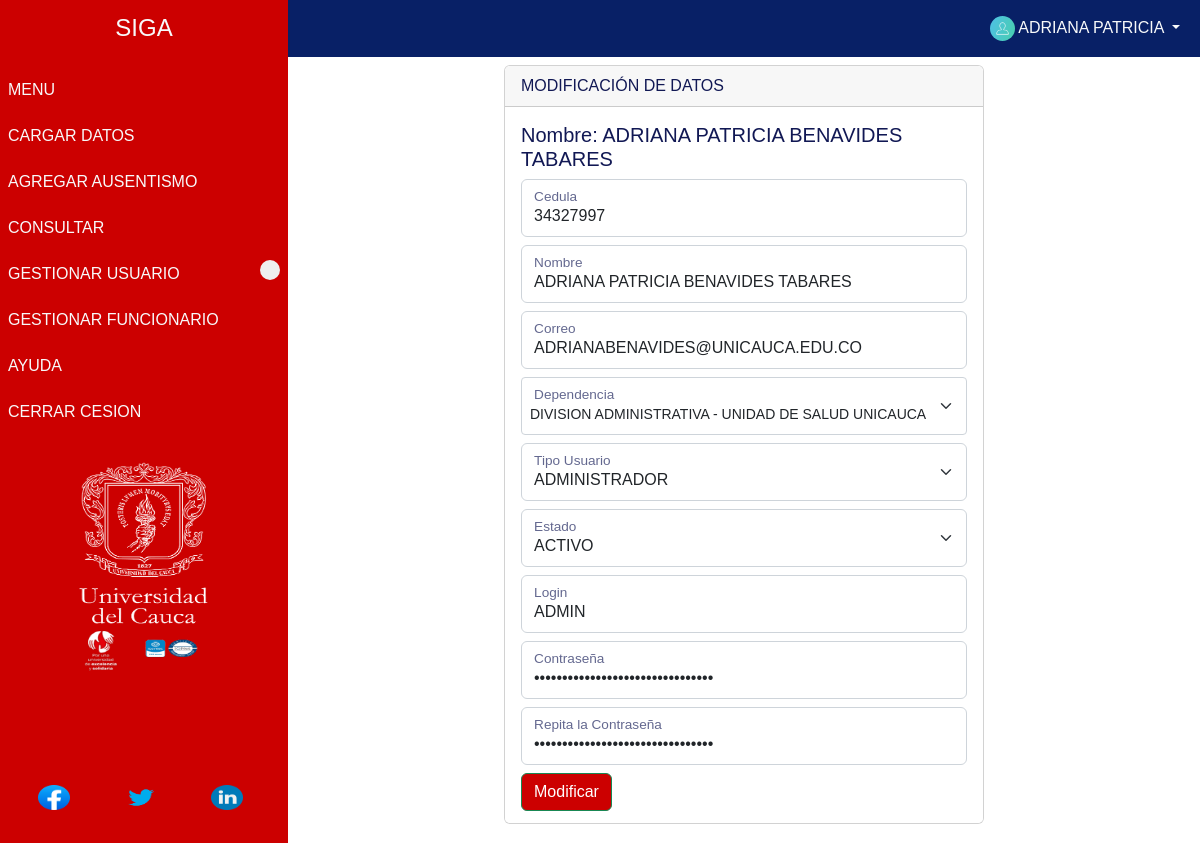
Screenshot of /pages/admin_form_edition.php?ID=34327997 (signed in) with the database file from the repository.
### tables this page shows
CREATE TABLE `usuarios` (
  `Cedula_U` int(20) NOT NULL,
  `Nombre_U` varchar(50) NOT NULL,
  `Correo` varchar(40) NOT NULL,
  `Dependencia` int(11) NOT NULL,
  `TipoUsuario` varchar(20) NOT NULL,
  `Login` varchar(30) NOT NULL,
  `Contrasena` varchar(50) NOT NULL,
  `Estado` varchar(20) NOT NULL
);

### pages/admin_form_edition.php (the view, shortened to what this page needs)
<?php
    include "../template/cabecera.php";
    $id_usuario     = $_GET['ID'];
    $sqli   = "SELECT * FROM usuarios
                INNER JOIN dependencias ON usuarios.Dependencia=dependencias.ID
                WHERE Cedula_U = '$id_usuario'";
    $result = $conectar->query($sqli);
    $num_rows = $result->num_rows;
    if($num_rows >0 ){
        $data=[];
        while($row = mysqli_fetch_assoc($result)){
            $data[] = $row;
        }
        $mostrar = $data[0];
    }else{
        die("<script>location.href='admin_edition_client.php';</script>");
    }
?>
<div class="container py-2">
    <div class="card mx-auto" style="width: 30rem; overflow-y: auto; height:90vh;">
        <div class="card-header">
            MODIFICACIÓN DE DATOS
        </div>
        <div class="card-body">
            <h5 class="card-title">Nombre: <?php echo $mostrar['Nombre_U'] ?></h5>
            <form id="form_edit" action="" method="POST">
                <div class="form-floating mb-2">
                    <input type="text" name="Cedula_U" class="form-control" pattern="[0-9]{3,10}" title="La identifiación solo debe contener carácteres numéricos." value="<?php echo $mostrar['Cedula_U'];?>" placeholder="Digite su cedula"  required>
                    <label class="col-form-label" for="Cedula_U"> Cedula </label>
                </div>
                <div class="form-floating mb-2">
                    <input type="text" name="Nombre_U" class="form-control" pattern="[a-zA-Z0-9\s]+" min="4" max="45"  value="<?php echo $mostrar['Nombre_U'];?>" placeholder="Digite su nombre"  required>
                    <label class="col-form-label" for="Nombre_U"> Nombre </label>
                </div>
                <div class="form-floating mb-2">
                <input type="email" name="Correo" class="form-control" pattern="[a-zA-Z0-9._%+-]+@[a-zA-Z0-9.-]+\.[a-zA-Z]{2,}" value="<?php echo $mostrar['Correo'];?>" placeholder="Digite su correo"  required>
                    <label class="col-form-label" for="Correo"> Correo </label>
                </div>
                <div class="form-floating mb-2">
                    <select class="form-select form-select-sm" name="Dependencia">
                        <?php
                            $sql = "SELECT * FROM dependencias ORDER BY Departamento";
                            $result = $conectar->query($sql);
                            if($result->num_rows > 0){
                                while($row = $result->fetch_assoc()){
                                    if($row['ID'] == $mostrar['ID']){
                                        echo '<option value="'.$row['ID'].'" selected>'.$row['Facultad'].' - '.$row['Departamento'].'</option>';
                                    }
                                }
                            }
                        ?>
                    </select>
                    <label class="col-form-label" for="Dependencia"> Dependencia </label>
                </div>
                <div class="form-floating mb-2">
                    <select class="form-select" name="TipoUsuario" required>
                            <option value="ADMIN" <?php if($mostrar['TipoUsuario'] == 'ADMIN'){echo 'selected';}?> >ADMINISTRADOR</option>
                    </select>
                    <label for="TipoUsuario" class="col-form-label">Tipo Usuario</label>
                </div>
                <div class="form-floating mb-2">
                    <select class="form-select" name="Estado" required>
                            <option value="ACTIVO" <?php if($mostrar['Estado'] == 'ACTIVO'){echo 'selected';}?> >ACTIVO</option>
                    </select>
                    <label for="Estado" class="col-form-label">Estado</label>
                </div>
                <div class="form-floating mb-2">
                    <input type="text" name="Login" class="form-control" pattern="[a-zA-Z0-9]+" min="4" max="40" value="<?php echo $mostrar['Login'];?>" placeholder="Digite su login"  required>
                    <label class="col-form-label" for="Login"> Login </label>
                </div>
                <div class="form-floating mb-2">
                    <input type="password" id="contrasena_usuario_edt" name="Contrasena" class="form-control" pattern="[A-Za-z0-9]{5,40}"  min="5" max="30" value="<?php echo $mostrar['Contrasena'];?>" placeholder="Digite su contraseña" title="Debe tener de 5 a 30 caracteres."  required>
                    <label class="col-form-label" for="Contrasena"> Contraseña </label>
                </div>
                <div class="form-floating mb-2">
                    <input type="password" id="contrasena_usuario" name="Contrasena2" class="form-control" pattern="[A-Za-z0-9]{5,40}"  min="5" max="30" value="<?php echo $mostrar['Contrasena'];?>" placeholder="Digite su contraseña" title="Debe tener de 5 a 30 caracteres."  required>
                    <label class="col-form-label" for="Contrasena2"> Repita la Contraseña </label>
                </div>
                <button type="submit" class="btn btn-success">Modificar</button>
            </form>
        </div>
    </div>
</div>
</div>
</div>
<?php
    include("../template/pie.php");
?>

### template/cabecera.php (shortened to what this page needs)
<?php
$nombre_admin   = $_SESSION['NOM_USUARIO'];
$tipo_usuario   = $_SESSION['TIPO_USUARIO'];
?>
<!DOCTYPE html>
<html lang="en">
<head>
    <link rel="stylesheet" href="../assets/bootstrap-5.2.2-dist/css/bootstrap.min.css" />
    <link rel="stylesheet" href="../assets/css/estilo.css" type="text/css" >
    <link href="../js/sweetalert2-11.6.15/package/dist/sweetalert2.min.css" rel="stylesheet">
    <link href="https://unpkg.com/ionicons@4.5.10-0/dist/css/ionicons.min.css" rel="stylesheet">
</head>
<body>
    <div class="d-flex">
    <div id="sidebar-container" class="bg-primary">
        <div class="logo" >
            <h4 class="text-center text-light font-weight-bold"> SIGA </h4>
        </div>
        <div class="menu">
            <?php if($tipo_usuario == 'ADMIN'){ ?>
                <ul>
                    <li class="list" id="admin_menu">
                        <a href="../pages/admin_menu.php" class="p-2 text-light d-block text-decoration-none">
                            <span class="text">MENU</span>
                        </a>
                    </li>
                    <li class="list" id="admin_cargar">
                        <a href="../pages/admin_cargar.php" class="p-2 text-light d-block text-decoration-none">
                            <span class="text">CARGAR DATOS</span>
                        </a>
                    </li>
                    <li class="list" id="admin_agregar">
                        <a href="../pages/admin_agregar.php" class="p-2 text-light d-block text-decoration-none">
                            <span class="text">AGREGAR AUSENTISMO</span>
                        </a>
                    </li>
                    <li class="list" id="admin_consultar">
                        <a href="../pages/admin_consultar.php" class="p-2 text-light d-block text-decoration-none">
                            <span class="text">CONSULTAR</span>
                        </a>
                    </li>
                    <li class="list" id="admin_edition_client">
                        <a href="../pages/admin_edition_client.php" class="p-2 text-light d-block text-decoration-none">
                            <span class="text">GESTIONAR USUARIO</span>
                        </a>
                    </li>
                    <li class="list" id="admin_edit_func">
                        <a href="../pages/admin_edit_func.php" class="p-2 text-light d-block text-decoration-none">
                            <span class="text">GESTIONAR FUNCIONARIO</span>
                        </a>
                    </li>
                    <li class="list" id="ayuda_pdf">
                        <a href="#" class="p-2 text-light d-block text-decoration-none" value="<?=$tipo_usuario;?>">
                            <span class="text">AYUDA</span>
                        </a>
                    </li>
                    <li class="list" id="cerrar_sesion">
                        <a href="#" class="p-2 text-light d-block text-decoration-none">
                            <span class="text">CERRAR CESION</span>
                        </a>
                    </li>
                    <div class="indicator"></div>
                </ul>
            <?php
                }else if($tipo_usuario == 'CONSULTA'){ ?>
                <ul>
                    <li class="list" id="admin_menu">
                        <a href="../pages/admin_menu.php" class="p-2 text-light d-block text-decoration-none">
                            <i class="icon ion-md-apps mr-2 lead"></i>
                            <span class="text">MENU</span>
                        </a>
                    </li>
                    <li class="list" id="admin_consultar">
                        <a href="../pages/admin_consultar.php" class="p-2 text-light d-block text-decoration-none">
                            <i class="icon ion-md-search mr-2 lead"> </i>
                            <span class="text">CONSULTAR</span>
                        </a>
                    </li>
                    <li class="list" id="ayuda_pdf">
                        <a href="#" class="p-2 text-light d-block text-decoration-none" value="<?=$tipo_usuario;?>">
                            <i class="icon ion-md-help mr-2 lead"></i>
                            <span class="text">AYUDA</span>
                        </a>
                    </li>
                    <li class="list" id="cerrar_sesion">
                        <a href="#" class="p-2 text-light d-block text-decoration-none">
                            <i class="icon ion-md-log-out mr-2 lead"></i>
                            <span class="text">CERRAR CESION</span>
                        </a>
                    </li>
                    <div class="indicator"></div>
                </ul>
            <?php
            } ?>
        </div>
        <div class="container logoU">
            <img src="../assets/images/icon4.png" class=" img-fluid me-2" alt="Sample image">
        </div>
        <div class="container social_icons mt-0 mr-0">
            <a href="https://www.facebook.com/universidadelcauca/" class="text-white me-4">
                <img src="../assets/images/face2.png" class="img-fluid"  alt="Sample image">
            </a>
            <a href="https://twitter.com/unicauca/" class="text-white me-4">
                <img src="../assets/images/twitter.png" class="img-fluid"  alt="Sample image">
            </a>
            <a href="https://www.linkedin.com/school/universidad-del-cauca/" class="text-white">
                <img src="../assets/images/linkedin.png" class="img-fluid"  alt="Sample image">
            </a>
        </div>
    </div>
    <div class="w-100">
        <nav class="navbar navbar-expand-lg bg-light">
        <div class="container-fluid">
            <a class="navbar-brand text-light" href="../pages/admin_menu.php"> <i class="icon ion-md-home me-2 lead"></i> </a>
            <div class="d-flex justify-content-end " id="navbarSupportedContent">
                <ul class="navbar-nav me-auto mb-2 mb-lg-0">
                    <li class="nav-item dropdown">
                        <a class="nav-link text-light dropdown-toggle" href="#" role="button" data-bs-toggle="dropdown" aria-expanded="false">
                        <img src="../assets/images/user_profile.png" class="img-fluid rounded-circle avatar mr-2" />
                            <?php
                                $nombre = explode(" ", $nombre_admin);
                                if (count($nombre) > 1) {
                                    echo $nombre[0] . " " . $nombre[1];
                                } elseif(count($nombre) == 1) {
                                    echo $nombre[0];
                                }else{
                                    echo "Usuario";
                                }
                            ?>
                        </a>
                    </li>
                </ul>
            </div>
        </div>
        </nav>

### template/pie.php (shortened to what this page needs)
</body>
</html>

### assets/css/estilo.css (style rules this page uses)
:root { --primary: #111854; --light: #ffffff; --grey: #efefef; --sidebar: #CC0000; --btnHover: #850c0c; --navbar: #082066; }
body { overflow: hidden; font-family: 'Muli', sans-serif; font-weight: 300; color: var(--primary); }
a { text-decoration: none; }
.bg-primary { --bs-bg-opacity: 1; background-color: var(--sidebar) !important; }
.btn-success { background-color: var(--sidebar) ; }
.navbar { background-color: var(--navbar) !important; }
#sidebar-container { height: 100vh; }
#sidebar-container .logo { padding: .875rem 1.25rem; }
#sidebar-container .menu { width: 18rem; }
#sidebar-container .menu ul { padding-left: 0; list-style: none; }
.menu ul li { position: relative; list-style: none; }
.indicator { position: absolute; width: 20px; height: 20px; background-color: #efefef; border-radius: 50%; transition: transform 0.3s ease; z-index: 1; top: 80px; left: 260px; display: flex; }
.menu ul li:nth-child(5).active ~ .indicator { transform: translateY(calc(45px * 4)); }
#sidebar-container .logoU { width: 65%; height: 25%; background-size: cover; background-position: center; background-repeat: no-repeat; top:10%; margin-top:10%; }
#sidebar-container .logoU img { width: 100%; height: 100%; background-size: cover; background-position: center; background-repeat: no-repeat; }
#sidebar-container .social_icons { position: absolute; width: 18rem; height: 10%; background-size: cover; background-position: center; background-repeat: no-repeat; bottom: 0; margin-bottom: 0; }
#sidebar-container .social_icons a { background-color: #CC0000; }
#sidebar-container .social_icons img { width: 12%; height: 30%; background-size: cover; background-position: center; background-repeat: no-repeat; display: inline-block; margin: auto; margin-top: 10%; margin-left: 10%; margin-bottom: 5%; }
.avatar { max-width: 25px; }
input[type=text], input[type=email], input[type=number], input[type=tel], input[type=date], input[type=time], input[type=datetime-local], input[type=month], input[type=week], input[type=url], input[type=search], input[type=color], textarea { text-transform: uppercase; }

### rows the page displays
usuarios: Nombre_U "ADRIANA PATRICIA BENAVIDES TABARES", Cedula_U "34327997", Correo "adrianabenavides@unicauca.edu.co", TipoUsuario "ADMINISTRADOR", Estado "ACTIVO", Login "ADMIN"

### other values shown
$nombre[0] "ADRIANA"
$nombre[1] "PATRICIA"
form field Dependencia "DIVISION ADMINISTRATIVA - UNIDAD DE SALUD UNICAUCA"
